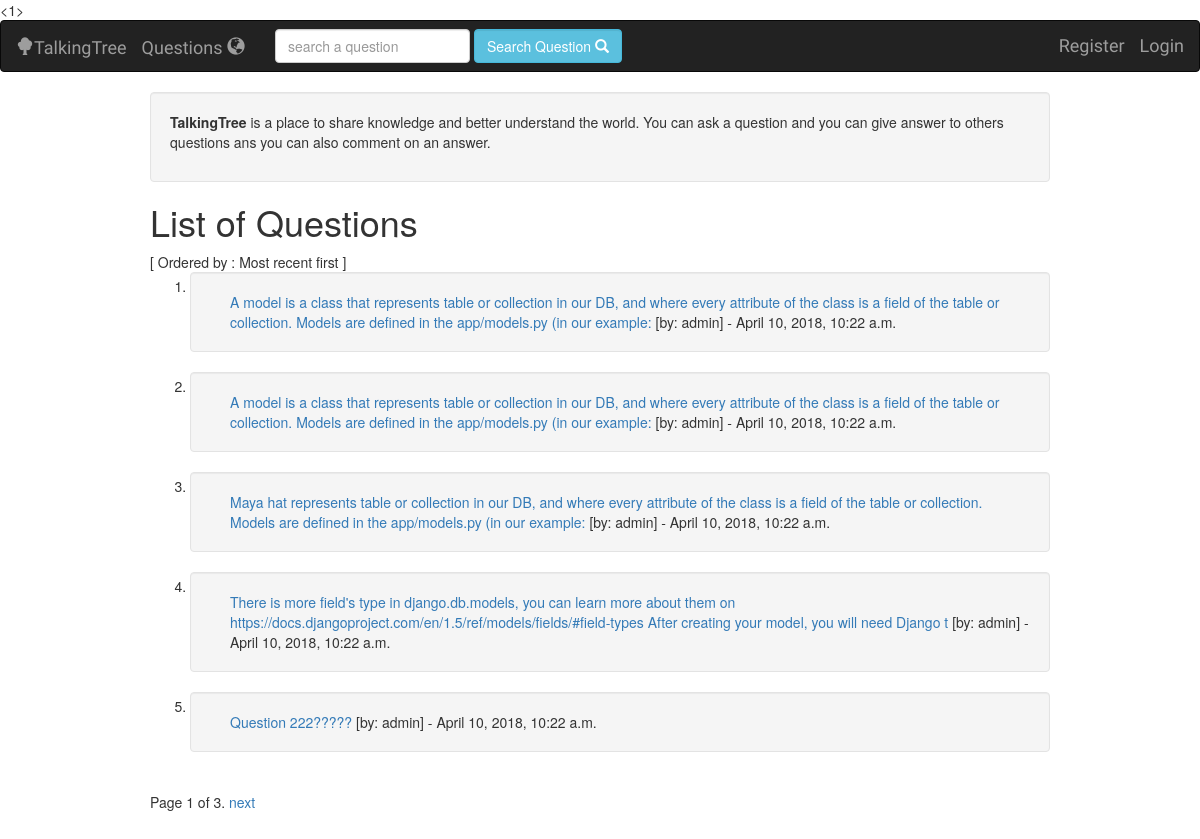
The app's page /talkingtree/, older data.
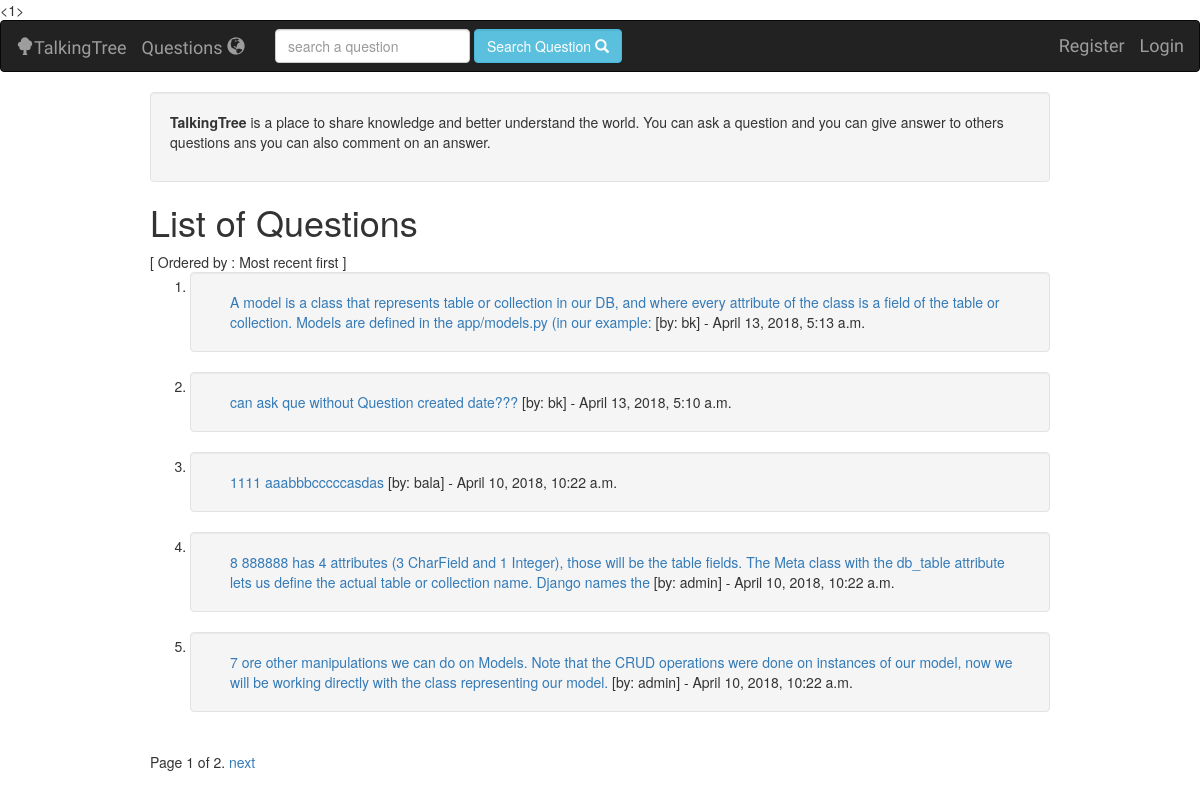
The same page, newer data.
### talkingtree/models.py (models this page shows, shortened)
class Question(models.Model):
    user = models.ForeignKey(User, on_delete=models.DO_NOTHING, default=None)
    question_text = models.CharField(max_length=200)
    created_date = models.DateTimeField(default=datetime.now())
    class Meta:
        ordering = ['-id']

### talkingtree/views.py (the view)
class QuestionView(generic.ListView):
    template_name = 'talkingtree/index.html'
    context_object_name = 'all_question'
    paginate_by = 5
    def get_queryset(self):
        return Question.objects.all()

### talkingtree/templates/talkingtree/index.html (shortened to what this page needs)
 {% extends 'talkingtree/base.html' %}
 {%  block body %}
     {% load staticfiles %}
<link rel="stylesheet" type="text/css" href="{% static 'talkingtree/style.css' %}">
     {% if not user.is_authenticated %}
     <div class="well">
         <p><strong>TalkingTree </strong> is a place to share knowledge and better understand the world. You can ask a question and you can give answer to others questions ans you can also comment on an answer.</p>
     </div>
    {% endif %}
     <h1> List of Questions </h1> [ Ordered by : Most recent first ]
    <ol>
        {% for question in all_question %}
        <li>
        <div class="well">
        <div class="row" style="margin-left: 5px">
            <div  class="col-sm-12">
                <a href="{% url 'talkingtree:answer' question.id %}"> {{ question.question_text }}</a>
                [by: {{ question.user }}] - {{ question.created_date }}
            </div>
        </div>
        </div>
        </li>
        {% endfor %}
    </ol>
 {% endblock %}

Row changes from the older to the newer data that the page shows:
removed Question: question_text "A model is a class that represents table or collection in our DB, and where every attribute of the class is a field of the table or collection. Models are defined in the app/models.py (in our example:", user "admin", created_date "April 10, 2018, 10:22 a.m."
removed Question: question_text "Maya hat represents table or collection in our DB, and where every attribute of the class is a field of the table or collection. Models are defined in the app/models.py (in our example:", user "admin", created_date "April 10, 2018, 10:22 a.m."
removed Question: question_text "There is more field's type in django.db.models, you can learn more about them on https://docs.djangoproject.com/en/1.5/ref/models/fields/#field-types After creating your model, you will need Django t", user "admin", created_date "April 10, 2018, 10:22 a.m."
removed Question: question_text "Question 222?????", user "admin", created_date "April 10, 2018, 10:22 a.m."
changed Question: user "admin" → "bk"; created_date "April 10, 2018, 10:22 a.m." → "April 13, 2018, 5:13 a.m."
added Question: question_text "can ask que without Question created date???", user "bk", created_date "April 13, 2018, 5:10 a.m."
now on this page (row edited): Question: question_text "1111 aaabbbcccccasdas", user "bala", created_date "April 10, 2018, 10:22 a.m."
now on this page (row edited): Question: question_text "8 888888 has 4 attributes (3 CharField and 1 Integer), those will be the table fields. The Meta class with the db_table attribute lets us define the actual table or collection name. Django names the", user "admin", created_date "April 10, 2018, 10:22 a.m."
now on this page (row edited): Question: question_text "7 ore other manipulations we can do on Models. Note that the CRUD operations were done on instances of our model, now we will be working directly with the class representing our model.", user "admin", created_date "April 10, 2018, 10:22 a.m."
Text that changed along with them:
{{ page_obj.paginator.num_pages }}: "3" → "2"
